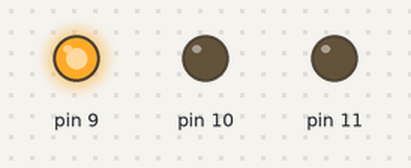
The sketch below on a simulated Arduino Uno, built with avr-gcc and run on an emulated ATmega328P. Parts: output pins drawn as LEDs (lit = HIGH).

Above: at 0.2 s.
At 0.7 s:
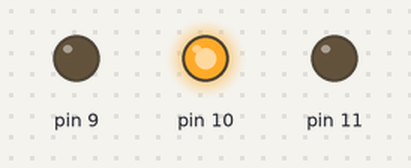
At 2.7 s:
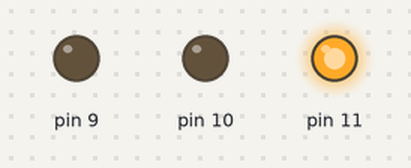
Timing chart, 0 to 3.5 s (numbered marks = the images above):
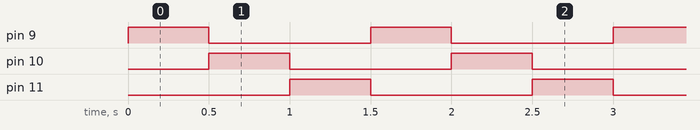

The sketch:

atividade_9.ino
```cpp
void setup() {
  pinMode(9, OUTPUT);
  pinMode(10, OUTPUT);
  pinMode(11, OUTPUT);
  setColor(0, 0, 0);
}

void loop() {
  setColor(255, 0, 0); delay(500);
  setColor(0, 255, 0); delay(500);
  setColor(0, 0, 255); delay(500);
}

void setColor(uint8_t r, uint8_t g, uint8_t b) {
  analogWrite(9, r);
  analogWrite(10, g);
  analogWrite(11, b);
}
```

Measured:
- by itself, pin 9–11: alternates HIGH for 0.50 s and LOW for 1.0 s
- by itself, everything shown: repeats every 1.5 s, in 3 steps
